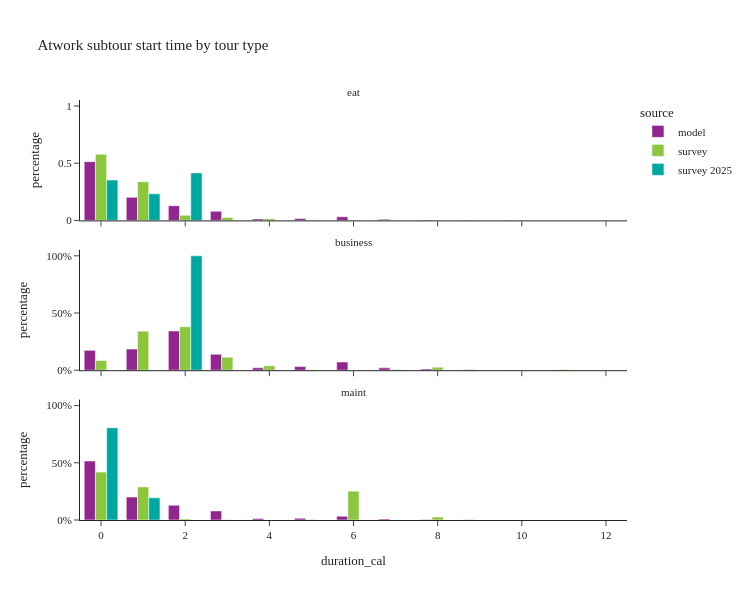

The notebook cell this image was saved under:
### Code cell
util.plot_share_facetbar(atwork_subtour, 'tour_weight', share_col="duration_cal", title="Atwork subtour start time by tour type", 
                             facet_col='tour_type', facet_col_wrap=1, height=600, orientation='v')

### Figure 1 — Plotly figure (JSON) as saved in the notebook; plotly's stock layout.template omitted (floating-point values rounded to 4 significant figures)
{"data": [{"alignmentgroup": "True", "customdata": [[147721], [58109], [36959], [22997], [3782], [4674], [9235], [2578], [1171], [278], [71], [4], [2]], "hovertemplate": "source=model<br>tour_type=eat<br>duration_cal=%{x}<br>percentage=%{y}<br>sample_size=%{customdata[0]}<extra></extra>", "legendgroup": "model", "marker": {"color": "#91268F", "pattern": {"shape": ""}}, "name": "model", "offsetgroup": "model", "orientation": "v", "showlegend": true, "textposition": "auto", "type": "bar", "x": [0.0, 1.0, 2.0, 3.0, 4.0, 5.0, 6.0, 7.0, 8.0, 9.0, 10.0, 11.0, 12.0], "xaxis": "x3", "y": [0.5137, 0.2021, 0.1285, 0.07997, 0.01315, 0.01625, 0.03211, 0.008964, 0.004072, 0.0009667, 0.0002469, 1.391e-05, 6.955e-06], "yaxis": "y3"}, {"alignmentgroup": "True", "customdata": [[11738], [12501], [23214], [9437], [1431], [2149], [4842], [1383], [702], [236], [72], [3], [3]], "hovertemplate": "source=model<br>tour_type=business<br>duration_cal=%{x}<br>percentage=%{y}<br>sample_size=%{customdata[0]}<extra></extra>", "legendgroup": "model", "marker": {"color": "#91268F", "pattern": {"shape": ""}}, "name": "model", "offsetgroup": "model", "orientation": "v", "showlegend": false, "textposition": "auto", "type": "bar", "x": [0.0, 1.0, 2.0, 3.0, 4.0, 5.0, 6.0, 7.0, 8.0, 9.0, 10.0, 11.0, 12.0], "xaxis": "x2", "y": [0.1734, 0.1846, 0.3428, 0.1394, 0.02113, 0.03174, 0.07151, 0.02043, 0.01037, 0.003485, 0.001063, 4.431e-05, 4.431e-05], "yaxis": "y2"}, {"alignmentgroup": "True", "customdata": [[23371], [9084], [5846], [3591], [596], [678], [1475], [390], [191], [54], [9], [1]], "hovertemplate": "source=model<br>tour_type=maint<br>duration_cal=%{x}<br>percentage=%{y}<br>sample_size=%{customdata[0]}<extra></extra>", "legendgroup": "model", "marker": {"color": "#91268F", "pattern": {"shape": ""}}, "name": "model", "offsetgroup": "model", "orientation": "v", "showlegend": false, "textposition": "auto", "type": "bar", "x": [0.0, 1.0, 2.0, 3.0, 4.0, 5.0, 6.0, 7.0, 8.0, 9.0, 10.0, 11.0], "xaxis": "x", "y": [0.5161, 0.2006, 0.1291, 0.0793, 0.01316, 0.01497, 0.03257, 0.008612, 0.004218, 0.001192, 0.0001987, 2.208e-05], "yaxis": "y"}, {"alignmentgroup": "True", "customdata": [[56], [57], [11], [4], [1]], "hovertemplate": "source=survey<br>tour_type=eat<br>duration_cal=%{x}<br>percentage=%{y}<br>sample_size=%{customdata[0]}<extra></extra>", "legendgroup": "survey", "marker": {"color": "#8CC63E", "pattern": {"shape": ""}}, "name": "survey", "offsetgroup": "survey", "orientation": "v", "showlegend": true, "textposition": "auto", "type": "bar", "x": [0.0, 1.0, 2.0, 3.0, 4.0], "xaxis": "x3", "y": [0.5786, 0.3381, 0.04453, 0.02451, 0.01424], "yaxis": "y3"}, {"alignmentgroup": "True", "customdata": [[8], [38], [21], [9], [11], [3], [1], [2], [1], [1], [1]], "hovertemplate": "source=survey<br>tour_type=business<br>duration_cal=%{x}<br>percentage=%{y}<br>sample_size=%{customdata[0]}<extra></extra>", "legendgroup": "survey", "marker": {"color": "#8CC63E", "pattern": {"shape": ""}}, "name": "survey", "offsetgroup": "survey", "orientation": "v", "showlegend": false, "textposition": "auto", "type": "bar", "x": [0.0, 1.0, 2.0, 3.0, 4.0, 5.0, 6.0, 7.0, 8.0, 10.0, 11.0], "xaxis": "x2", "y": [0.08421, 0.3416, 0.3796, 0.1131, 0.03813, 0.00355, 0.0, 0.006406, 0.02616, 0.002222, 0.005031], "yaxis": "y2"}, {"alignmentgroup": "True", "customdata": [[56], [38], [13], [2], [1], [1], [3], [1]], "hovertemplate": "source=survey<br>tour_type=maint<br>duration_cal=%{x}<br>percentage=%{y}<br>sample_size=%{customdata[0]}<extra></extra>", "legendgroup": "survey", "marker": {"color": "#8CC63E", "pattern": {"shape": ""}}, "name": "survey", "offsetgroup": "survey", "orientation": "v", "showlegend": false, "textposition": "auto", "type": "bar", "x": [0.0, 1.0, 2.0, 3.0, 4.0, 5.0, 6.0, 8.0], "xaxis": "x", "y": [0.4187, 0.2889, 0.00968, 0.00113, 0.0, 0.004234, 0.2519, 0.02541], "yaxis": "y"}, {"alignmentgroup": "True", "customdata": [[8], [6], [4]], "hovertemplate": "source=survey 2025<br>tour_type=eat<br>duration_cal=%{x}<br>percentage=%{y}<br>sample_size=%{customdata[0]}<extra></extra>", "legendgroup": "survey 2025", "marker": {"color": "#00A7A0", "pattern": {"shape": ""}}, "name": "survey 2025", "offsetgroup": "survey 2025", "orientation": "v", "showlegend": true, "textposition": "auto", "type": "bar", "x": [0.0, 1.0, 2.0], "xaxis": "x3", "y": [0.3527, 0.232, 0.4154], "yaxis": "y3"}, {"alignmentgroup": "True", "customdata": [[1]], "hovertemplate": "source=survey 2025<br>tour_type=business<br>duration_cal=%{x}<br>percentage=%{y}<br>sample_size=%{customdata[0]}<extra></extra>", "legendgroup": "survey 2025", "marker": {"color": "#00A7A0", "pattern": {"shape": ""}}, "name": "survey 2025", "offsetgroup": "survey 2025", "orientation": "v", "showlegend": false, "textposition": "auto", "type": "bar", "x": [2.0], "xaxis": "x2", "y": [1.0], "yaxis": "y2"}, {"alignmentgroup": "True", "customdata": [[1], [1]], "hovertemplate": "source=survey 2025<br>tour_type=maint<br>duration_cal=%{x}<br>percentage=%{y}<br>sample_size=%{customdata[0]}<extra></extra>", "legendgroup": "survey 2025", "marker": {"color": "#00A7A0", "pattern": {"shape": ""}}, "name": "survey 2025", "offsetgroup": "survey 2025", "orientation": "v", "showlegend": false, "textposition": "auto", "type": "bar", "x": [0.0, 1.0], "xaxis": "x", "y": [0.8062, 0.1938], "yaxis": "y"}], "layout": {"annotations": [{"font": {}, "showarrow": false, "text": "maint", "x": 0.5, "xanchor": "center", "xref": "paper", "y": 0.2867, "yanchor": "bottom", "yref": "paper"}, {"font": {}, "showarrow": false, "text": "business", "x": 0.5, "xanchor": "center", "xref": "paper", "y": 0.6433, "yanchor": "bottom", "yref": "paper"}, {"font": {}, "showarrow": false, "text": "eat", "x": 0.5, "xanchor": "center", "xref": "paper", "y": 1.0, "yanchor": "bottom", "yref": "paper"}], "barmode": "group", "height": 600, "legend": {"title": {"text": "source"}, "tracegroupgap": 0}, "title": {"text": "Atwork subtour start time by tour type"}, "width": 750, "xaxis": {"anchor": "y", "domain": [0.0, 1.0], "title": {"text": "duration_cal"}}, "xaxis2": {"anchor": "y2", "domain": [0.0, 1.0], "matches": "x", "showticklabels": false}, "xaxis3": {"anchor": "y3", "domain": [0.0, 1.0], "matches": "x", "showticklabels": false}, "yaxis": {"anchor": "x", "domain": [0.0, 0.2867], "tickformat": ".0%", "title": {"text": "percentage"}}, "yaxis2": {"anchor": "x2", "domain": [0.3567, 0.6433], "matches": "y", "tickformat": ".0%", "title": {"text": "percentage"}}, "yaxis3": {"anchor": "x3", "domain": [0.7133, 1.0], "matches": "y", "title": {"text": "percentage"}}}}
